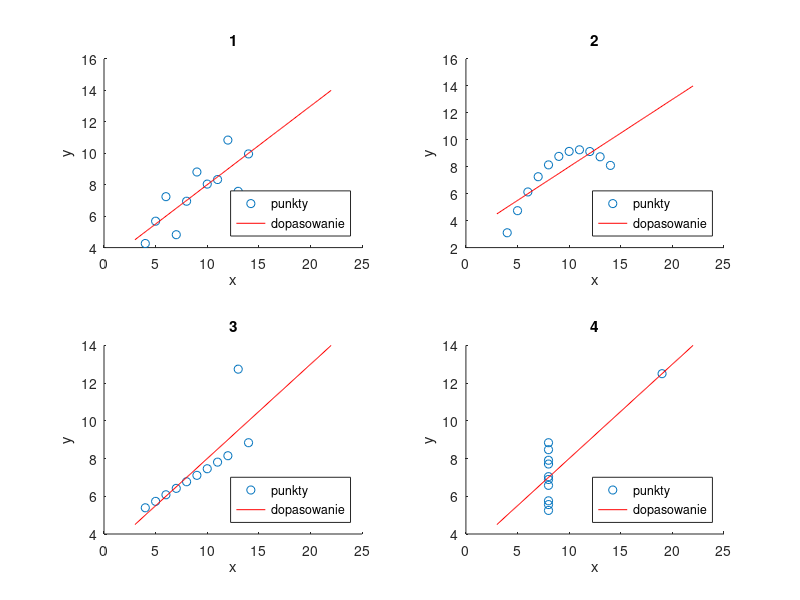

The MATLAB source for this figure:
clear all
load('data.mat')
X = zeros(11, 4);
Y = zeros(11, 4);
korelacje = zeros(4, 1)
for i = 1:4
    X(:, i) = data(:,2*i-1);
    Y(:, i) = data(:,2*i);
    korelacje_this =corrcoef(X(:, i), Y(:, i))
    korelacje(i) = korelacje_this(1,2)
    
    
    h = subplot(2,2,i)
    scatter(h, X(:, i), Y(:, i))
    hold on
    p = polyfit(X(:,i), Y(:,i), 1)
    x_fit = 3:0.1:22;
    y_fit = polyval(p, x_fit)
    plot(x_fit, y_fit, 'r-')
    title(h, i)
    xlabel(h,'x')
    ylabel(h,'y')
    l=legend(h, 'punkty', 'dopasowanie');
    set(l,'Location','SouthEast');
end

srednie_x = mean(X,1);
srednie_y = mean(Y,1);
wariancje_x = var(X,1,1);
wariancje_y = var(Y,1,1);
korelacje